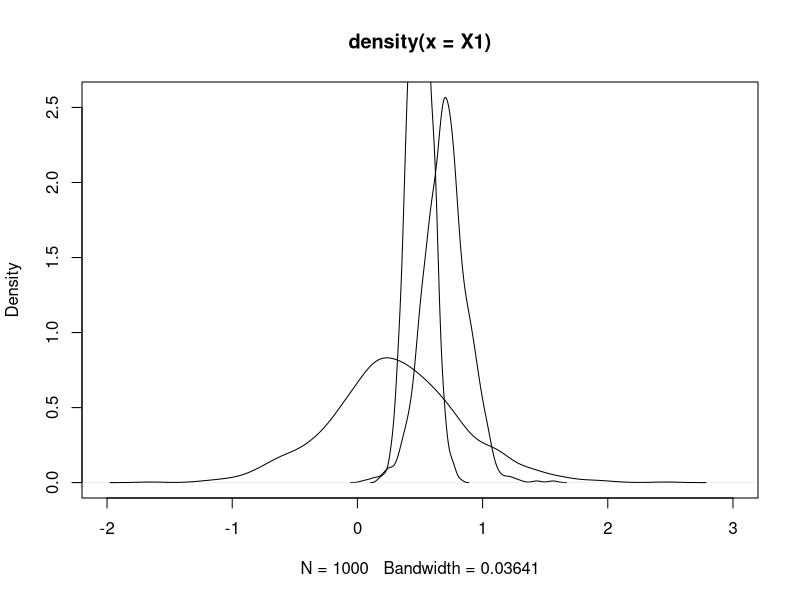
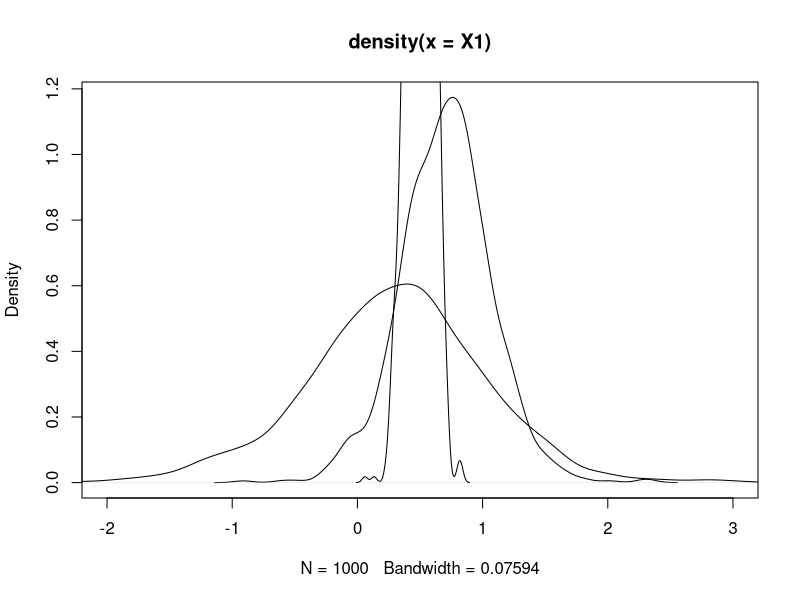
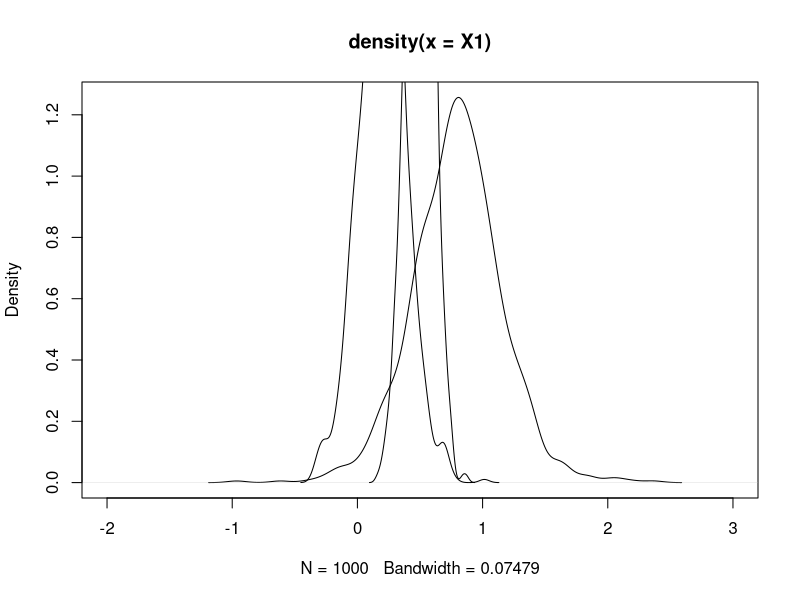

Here is the R script that generated these plots, in order:
n.i <- 1000

x1.u <- 0.7; x1.s <- 0.1
x2.u <- 0.3; x2.s <- 0.3 
v.sd <- 0.1

X1 <- x1.u + x1.s*rlogis(n.i)
X2 <- x2.u + x2.s*rlogis(n.i)

# X <- ifelse(T.fail <= 2, X1, X2)

v.i <- rnorm(n.i, mean = 0.5, sd = v.sd)

plot(density(X1), xlim = c(-2,3))
lines(density(X2))
lines(density(v.i))


x1.u <- 0.7; x1.s <- 0.2
x2.u <- 0.3; x2.s <- 0.4
v.sd <- 0.1

X1 <- x1.u + x1.s*rlogis(n.i)
X2 <- x2.u + x2.s*rlogis(n.i)

v.i <- rnorm(n.i, mean = 0.5, sd = v.sd)

plot(density(X1), xlim = c(-2,3))
lines(density(X2))
lines(density(v.i))


x1.u <- 0.8; x1.s <- 0.2
x2.u <- 0.2; x2.s <- 0.1
v.sd <- 0.1

X1 <- x1.u + x1.s*rlogis(n.i)
X2 <- x2.u + x2.s*rlogis(n.i)

v.i <- rnorm(n.i, mean = 0.5, sd = v.sd)

plot(density(X1), xlim = c(-2,3))
lines(density(X2))
lines(density(v.i))

